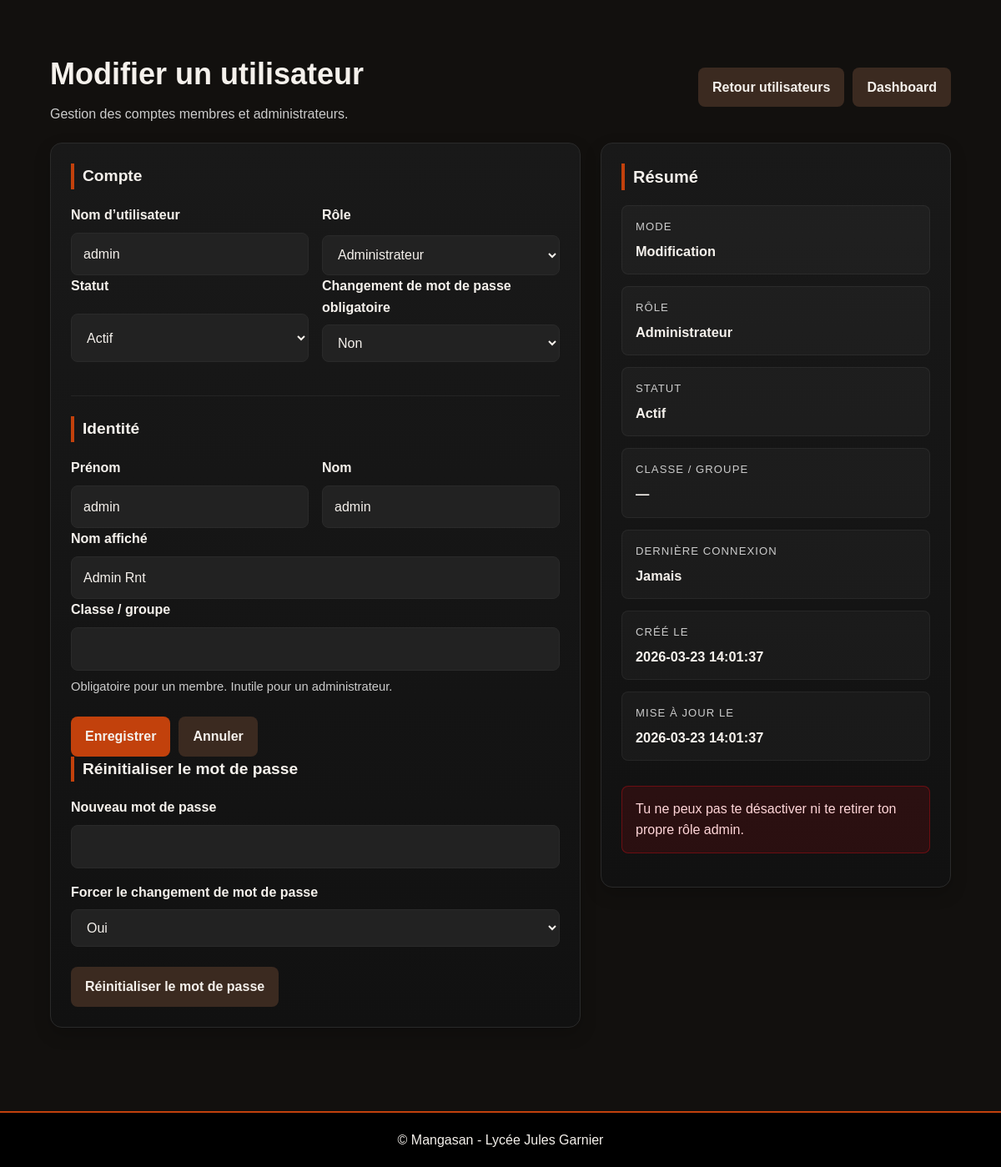
/admin/user_edit.php?id=1 (signed in), run on the app's committed database.
### tables this page shows
CREATE TABLE `users` (
  `id` int(10) UNSIGNED NOT NULL,
  `role_id` int(10) UNSIGNED NOT NULL,
  `username` varchar(100) NOT NULL,
  `first_name` varchar(100) NOT NULL,
  `last_name` varchar(100) NOT NULL,
  `display_name` varchar(150) DEFAULT NULL,
  `class_name` varchar(100) DEFAULT NULL,
  `password_hash` varchar(255) NOT NULL,
  `status` enum('active','inactive') NOT NULL DEFAULT 'active',
  `must_change_password` tinyint(1) NOT NULL DEFAULT 0,
  `created_at` datetime NOT NULL DEFAULT current_timestamp(),
  `updated_at` datetime NOT NULL DEFAULT current_timestamp() ON UPDATE current_timestamp(),
  `last_login_at` datetime DEFAULT NULL
);

CREATE TABLE `roles` (
  `id` int(10) UNSIGNED NOT NULL,
  `name` varchar(50) NOT NULL,
  `label` varchar(100) NOT NULL,
  `created_at` datetime NOT NULL DEFAULT current_timestamp()
);

### includes/auth.php (called while the page is built, shortened)
<?php
function getCurrentUserId(): ?int
{
    return isset($_SESSION['user_id']) ? (int)$_SESSION['user_id'] : null;
}

### admin/user_edit.php (the view, shortened to what this page needs)
<?php
require_once __DIR__ . '/../includes/db.php';
require_once __DIR__ . '/../includes/auth.php';
function e(?string $value): string
{
    return htmlspecialchars((string) $value, ENT_QUOTES, 'UTF-8');
}
$userId = filter_input(INPUT_GET, 'id', FILTER_VALIDATE_INT);
$isEditMode = $userId !== false && $userId !== null;
$rolesStmt = $pdo->query(
    "SELECT id, name, label
     FROM roles
     WHERE name IN ('member', 'admin')
     ORDER BY CASE WHEN name = 'member' THEN 1 WHEN name = 'admin' THEN 2 ELSE 3 END, label ASC"
);
$assignableRoles = $rolesStmt->fetchAll();
$defaultRoleId = null;
foreach ($assignableRoles as $role) {
    if ((string) $role['name'] === 'member') {
        $defaultRoleId = (int) $role['id'];
        break;
    }
}
$user = [
    'id' => null,
    'role_id' => $defaultRoleId,
    'role_name' => 'member',
    'role_label' => 'Membre',
    'username' => '',
    'first_name' => '',
    'last_name' => '',
    'display_name' => '',
    'class_name' => '',
    'status' => 'active',
    'must_change_password' => 1,
    'created_at' => '',
    'updated_at' => '',
    'last_login_at' => ''
];
if ($isEditMode) {
    $stmt = $pdo->prepare(
        "SELECT
            users.*,
            roles.name AS role_name,
            roles.label AS role_label
         FROM users
         INNER JOIN roles ON roles.id = users.role_id
         WHERE users.id = :id
         LIMIT 1"
    );
    $stmt->execute([
        'id' => $userId
    ]);
    $row = $stmt->fetch();
    $user = $row;
}
$currentUserId = getCurrentUserId();
$isSelf = $isEditMode && $currentUserId === (int) $user['id'];
require_once __DIR__ . '/../includes/header.php';
?>
<main class="admin-dashboard-page">
    <section class="home-section">
        <div class="container">
            <div class="admin-toolbar">
                <div class="admin-page-heading">
                    <h1><?php echo $isEditMode ? 'Modifier un utilisateur' : 'Créer un utilisateur'; ?></h1>
                    <p>Gestion des comptes membres et administrateurs.</p>
                </div>
                <div class="admin-toolbar-actions">
                    <a href="/mangasan/admin/users.php" class="btn btn-secondary">Retour utilisateurs</a>
                    <a href="/mangasan/admin/index.php" class="btn btn-secondary">Dashboard</a>
                </div>
            </div>
            <div class="admin-layout-two-columns">
                <div class="admin-panel">
                    <form method="post" action="<?php echo $isEditMode ? '/mangasan/actions/user_update.php' : '/mangasan/actions/user_create.php'; ?>" class="admin-form">
                        <div class="admin-form-section">
                            <h2>Compte</h2>
                            <div class="admin-form-grid">
                                <div class="admin-field">
                                    <label for="username">Nom d’utilisateur</label>
                                    <input type="text" id="username" name="username" value="<?php echo e((string) $user['username']); ?>" required>
                                </div>
                                <div class="admin-field">
                                    <label for="role_id">Rôle</label>
                                    <select id="role_id" name="role_id" required>
                                        <?php foreach ($assignableRoles as $role): ?>
                                            <option value="<?php echo (int) $role['id']; ?>" data-role-name="<?php echo e((string) $role['name']); ?>" <?php echo (int) $user['role_id'] === (int) $role['id'] ? 'selected' : ''; ?>>
                                                <?php echo e((string) $role['label']); ?>
                                            </option>
                                        <?php endforeach; ?>
                                    </select>
                                </div>
                            </div>
                            <div class="admin-form-grid">
                                <div class="admin-field">
                                    <label for="status">Statut</label>
                                    <select id="status" name="status">
                                        <option value="active" <?php echo (string) $user['status'] === 'active' ? 'selected' : ''; ?>>Actif</option>
                                    </select>
                                </div>
                                <div class="admin-field">
                                    <label for="must_change_password">Changement de mot de passe obligatoire</label>
                                    <select id="must_change_password" name="must_change_password">
                                        <option value="0" <?php echo (int) $user['must_change_password'] === 0 ? 'selected' : ''; ?>>Non</option>
                                    </select>
                                </div>
                            </div>
                        </div>
                        <div class="admin-form-section">
                            <h2>Identité</h2>
                            <div class="admin-form-grid">
                                <div class="admin-field">
                                    <label for="first_name">Prénom</label>
                                    <input type="text" id="first_name" name="first_name" value="<?php echo e((string) $user['first_name']); ?>" required>
                                </div>
                                <div class="admin-field">
                                    <label for="last_name">Nom</label>
                                    <input type="text" id="last_name" name="last_name" value="<?php echo e((string) $user['last_name']); ?>" required>
                                </div>
                            </div>
                            <div class="admin-field">
                                <label for="display_name">Nom affiché</label>
                                <input type="text" id="display_name" name="display_name" value="<?php echo e((string) $user['display_name']); ?>">
                            </div>
                            <div class="admin-field" id="classNameField">
                                <label for="class_name">Classe / groupe</label>
                                <input type="text" id="class_name" name="class_name" value="<?php echo e((string) $user['class_name']); ?>">
                                <p class="admin-form-help">Obligatoire pour un membre. Inutile pour un administrateur.</p>
                            </div>
                        </div>
                        <div class="admin-form-actions">
                            <button type="submit" class="btn btn-primary"><?php echo $isEditMode ? 'Enregistrer' : 'Créer'; ?></button>
                            <a href="/mangasan/admin/users.php" class="btn btn-secondary">Annuler</a>
                        </div>
                    </form>
                    <?php if ($isEditMode): ?>
                        <div class="admin-form-section">
                            <h2>Réinitialiser le mot de passe</h2>
                            <form method="post" action="/mangasan/actions/user_reset_password.php" class="admin-form">
                                <div class="admin-field">
                                    <label for="new_password">Nouveau mot de passe</label>
                                    <input type="password" id="new_password" name="new_password" required>
                                </div>
                                <div class="admin-field">
                                    <label for="reset_must_change_password">Forcer le changement de mot de passe</label>
                                    <select id="reset_must_change_password" name="must_change_password">
                                        <option value="1">Oui</option>
                                    </select>
                                </div>
                                <div class="admin-form-actions">
                                    <button type="submit" class="btn btn-secondary">Réinitialiser le mot de passe</button>
                                </div>
                            </form>
                        </div>
                    <?php endif; ?>
                </div>
                <aside class="admin-preview-card">
                    <div class="admin-preview-head">
                        <h2>Résumé</h2>
                    </div>
                    <div class="admin-preview-section">
                        <div class="admin-summary-item">
                            <span>Mode</span>
                            <strong><?php echo $isEditMode ? 'Modification' : 'Création'; ?></strong>
                        </div>
                        <div class="admin-summary-item">
                            <span>Rôle</span>
                            <strong><?php echo e((string) $user['role_label']); ?></strong>
                        </div>
                        <div class="admin-summary-item">
                            <span>Statut</span>
                            <strong><?php echo (string) $user['status'] === 'active' ? 'Actif' : 'Inactif'; ?></strong>
                        </div>
                        <div class="admin-summary-item">
                            <span>Classe / groupe</span>
                            <strong><?php echo !empty($user['class_name']) ? e((string) $user['class_name']) : '—'; ?></strong>
                        </div>
                        <?php if ($isEditMode): ?>
                            <div class="admin-summary-item">
                                <span>Dernière connexion</span>
                                <strong><?php echo !empty($user['last_login_at']) ? e((string) $user['last_login_at']) : 'Jamais'; ?></strong>
                            </div>
                            <div class="admin-summary-item">
                                <span>Créé le</span>
                                <strong><?php echo e((string) $user['created_at']); ?></strong>
                            </div>
                            <div class="admin-summary-item">
                                <span>Mise à jour le</span>
                                <strong><?php echo e((string) $user['updated_at']); ?></strong>
                            </div>
                        <?php endif; ?>
                        <?php if ($isSelf): ?>
                            <div class="alert error">
                                Tu ne peux pas te désactiver ni te retirer ton propre rôle admin.
                            </div>
                        <?php endif; ?>
                    </div>
                </aside>
            </div>
        </div>
    </section>
</main>
<?php require_once __DIR__ . '/../includes/footer.php'; ?>

### public/assets/css/style.css (style rules this page uses)
:root { --font-base: Arial, sans-serif; --color-primary: #e50914; --color-primary-hover: #ff1a1a; --color-secondary: #333333; --color-accent: #c1121f; --color-background: #0f0f0f; --color-surface: #111111; --color-surface-soft: #151515; --color-surface-alt: #1a1a1a; --color-border: #2a2a2a; --color-text: #ffffff; --color-text-muted: #cccccc; --color-text-soft: #c8c8c8; --radius-sm: 8px; --radius-md: 14px; --radius-lg: 22px; --container-width: 1200px; --shadow-sm: 0 8px 20px rgba(0, 0, 0, 0.18); --shadow-md: 0 16px 30px rgba(0, 0, 0, 0.28); --shadow-lg: 0 24px 60px rgba(0, 0, 0, 0.42); --transition-fast: 0.2s ease; --transition-base: 0.25s ease; --transition-slow: 0.35s ease; }
* { margin: 0; padding: 0; box-sizing: border-box; }
html { scroll-behavior: smooth; }
body { font-family: var(--font-base); background: var(--color-background); color: var(--color-text); line-height: 1.6; }
a { color: inherit; }
main { min-height: calc(100vh - 140px); }
.container { width: min(90%, var(--container-width)); margin: 0 auto; }
.home-section, .section { padding: 60px 0; }
.section h2, .home-section h2 { margin-bottom: 20px; border-left: 4px solid var(--color-primary); padding-left: 10px; font-size: clamp(1.4rem, 2vw, 2rem); }
input, select, textarea { width: 100%; padding: 12px 14px; border: 1px solid var(--color-border); border-radius: var(--radius-sm); background: #222222; color: var(--color-text); font: inherit; }
.btn { display: inline-flex; align-items: center; justify-content: center; min-height: 44px; padding: 10px 16px; border: 1px solid transparent; border-radius: var(--radius-sm); background: var(--color-primary); color: var(--color-text); text-align: center; text-decoration: none; font: inherit; font-weight: 700; cursor: pointer; transition: var(--transition-base); }
.btn.secondary, .btn.btn-secondary { background: var(--color-secondary); }
.btn.primary, .btn.btn-primary { background: var(--color-primary); }
.alert { margin: 16px 0; padding: 14px 16px; border-radius: var(--radius-sm); border: 1px solid transparent; }
.alert.error { background: rgba(229, 9, 20, 0.12); border-color: rgba(229, 9, 20, 0.35); color: #ffd5d8; }

### public/assets/css/admin.css (style rules this page uses)
.admin-panel { padding: 24px; background: linear-gradient(180deg, #191919 0%, #111111 100%); border: 1px solid #2a2a2a; border-radius: var(--radius-md); box-shadow: var(--shadow-sm); }
.admin-toolbar { display: flex; justify-content: space-between; align-items: center; flex-wrap: wrap; gap: 14px; margin-bottom: 22px; }
.admin-toolbar-actions { display: flex; flex-wrap: wrap; gap: 10px; }
.admin-form { display: grid; gap: 16px; }
.admin-form-grid { display: grid; grid-template-columns: repeat(2, minmax(0, 1fr)); gap: 16px; }
.admin-form-actions { display: flex; flex-wrap: wrap; gap: 10px; margin-top: 8px; }
.admin-summary-item { display: flex; flex-direction: column; gap: 6px; padding: 14px 16px; background: rgba(255, 255, 255, 0.03); border: 1px solid rgba(255, 255, 255, 0.05); border-radius: var(--radius-sm); }
.admin-summary-item span { font-size: 0.82rem; letter-spacing: 0.08em; text-transform: uppercase; color: var(--color-text-muted); }
.admin-summary-item strong { font-size: 1.05rem; color: var(--color-text); }
.admin-page-heading { display: grid; gap: 6px; }
.admin-page-heading h1 { margin: 0; font-size: clamp(2rem, 3vw, 2.8rem); }
.admin-page-heading p { margin: 0; color: var(--color-text-muted); }
.admin-layout-two-columns { display: grid; grid-template-columns: minmax(0, 1.2fr) 420px; gap: 24px; align-items: start; }
.admin-form-section + .admin-form-section { margin-top: 24px; padding-top: 24px; border-top: 1px solid #242424; }
.admin-form-section h2 { margin-bottom: 18px; font-size: 1.2rem; }
.admin-field { display: grid; gap: 8px; }
.admin-field label { font-weight: 700; }
.admin-form-help { color: var(--color-text-muted); font-size: 0.92rem; }
.admin-preview-card { position: sticky; top: 24px; display: grid; gap: 18px; padding: 24px; background: linear-gradient(180deg, #191919 0%, #111111 100%); border: 1px solid #2a2a2a; border-radius: var(--radius-md); box-shadow: var(--shadow-sm); }
.admin-preview-head { display: flex; align-items: center; justify-content: space-between; gap: 14px; }
.admin-preview-head h2 { margin: 0; font-size: 1.25rem; }
.admin-preview-section { display: grid; gap: 14px; }
.admin-summary-item strong { font-size: 1.02rem; color: var(--color-text); }

### data on the page
users: username "admin", role_id "Administrateur", status "Actif", must_change_password "Non", first_name "admin", last_name "admin", display_name "Admin Rnt", role.label "Administrateur", created_at "2026-03-23 14:01:37", updated_at "2026-03-23 14:01:37"
